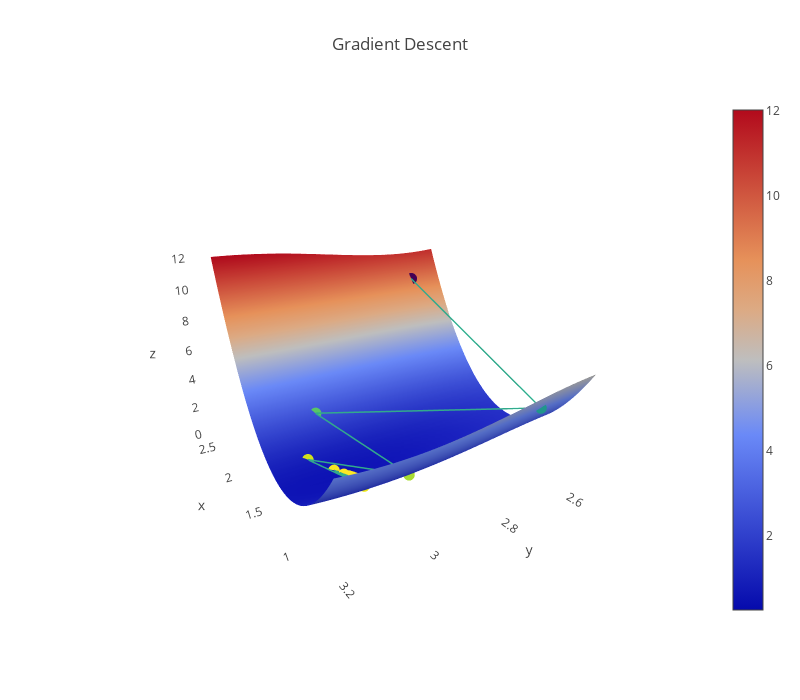

The code cell stored with this chart in its notebook:
### Code cell
# Run me to see a 3D plot (gradient descent with static alpha)
plot_3d(ts[:, 0], ts[:, 1], loss, l2_loss, sin_model, x, y)
